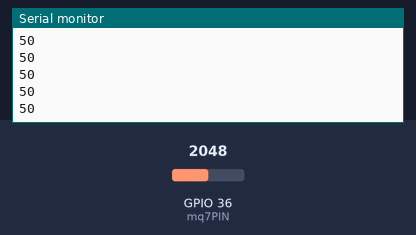
Recording of a sketch running on a simulated ESP32. Parts: the last lines printed to the serial monitor. Inputs (shaded band) come from the test bench; at power-on: GPIO 36 (mq7PIN) = 2048.

Above: at 1.2 s.
1.3 s: GPIO 36 (mq7PIN) set to 2866
At 1.8 s:
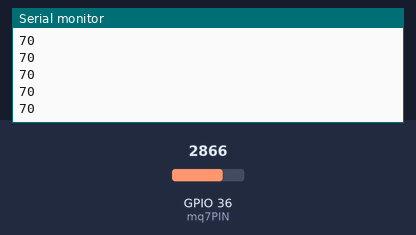
2.8 s: GPIO 36 (mq7PIN) set to 3603
At 3.6 s:
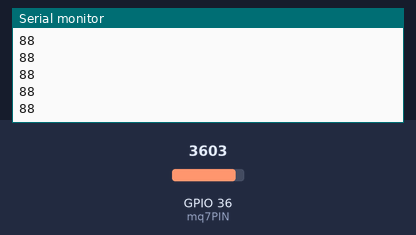
Timing chart, 0 to 5.8 s (numbered marks = the images above; inputs shaded):
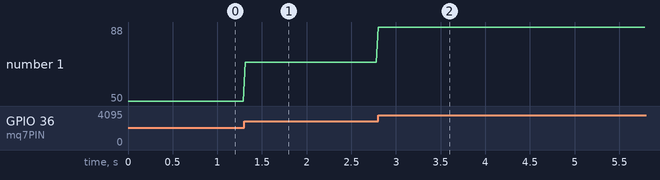

Measured:
- after the input at 1.3 s, the serial monitor: prints a new line at once (image 1)
- after the input at 2.8 s, the serial monitor: prints a new line at once (image 2)
- plotted number 1: 50 → 70 after the input at 1.3 s, 70 → 88 after the input at 2.8 s

The sketch:

mq7_esp32.ino
```cpp
#define mq7PIN 36
int sens_percent;
void setup() {
  // initialize serial communication at 9600 bits per second:
  Serial.begin(9600);
}

// the loop routine runs over and over again forever:
void loop() {
  // read the input on analog pin 0:
  int sensorValue = analogRead(mq7PIN);
  sens_percent = map(sensorValue, 0, 4094 , 0 , 100);
  // print out the value you read:
  Serial.println(sens_percent);
  delay(20);
}
```
